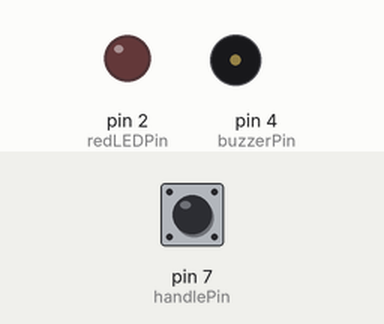
Recording of a sketch running on a simulated Arduino Uno, built with avr-gcc and run on an emulated ATmega328P. On the bench: output pins drawn as LEDs (lit = HIGH), buzzer (waves = sounding). Inputs (shaded band) come from the test bench; at power-on: pin 7 (handlePin) HIGH. Pins used as bus, display or sensor lines are not drawn.

Above: at 1.2 s.
1.3 s: pin 7 (handlePin) pulled LOW for 1 s
At 1.54 s:
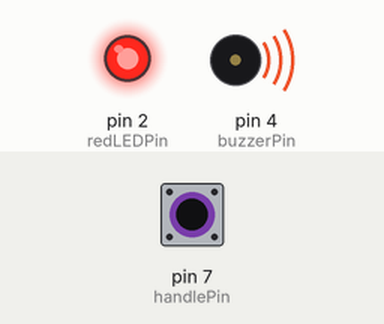
3.8 s: pin 7 (handlePin) pulled LOW for 3.2 s
At 7.5 s:
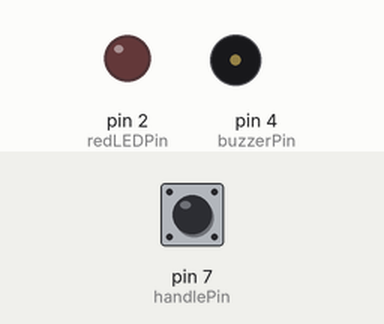
Timing chart, 0 to 9.0 s (numbered marks = the images above; inputs shaded):
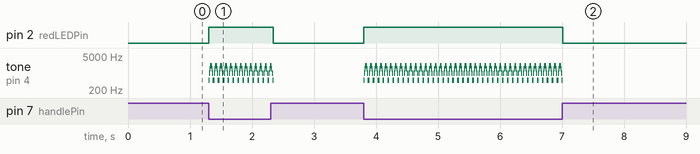

Measured:
- after the input at 1.3 s, pin 2 (redLEDPin): LOW → HIGH at once, → LOW 1.0 s later; tone on pin 4 (buzzerPin): silent → 500 Hz at once, then repeats every 0.08 s: 1000 Hz 0.01 s, 1500 Hz 0.01 s, 2000 Hz 0.02 s, 1500 Hz 0.01 s, 1000 Hz 0.01 s, 500 Hz 0.02 s, until it stays silent from 2.3 s
- after the input at 3.8 s, pin 2 (redLEDPin): LOW → HIGH at once, → LOW 3.2 s later; tone on pin 4 (buzzerPin): silent → 500 Hz at once, then repeats every 0.08 s: 1000 Hz 0.01 s, 1500 Hz 0.01 s, 2000 Hz 0.02 s, 1500 Hz 0.01 s, 1000 Hz 0.01 s, 500 Hz 0.02 s, until it stays silent from 7.0 s

The sketch:

buzz_final.ino
```cpp
int buzzerPin = 4;  // Pin for the buzzer
int redLEDPin = 2;  // Pin for the red LED
int handlePin = 7;  // Pin for the handle
int minFrequency = 500; // Minimum frequency of the siren
int maxFrequency = 2000; // Maximum frequency of the siren
int frequencyStep = 500; // Frequency step for changing the tone
int delayTime = 10; // Delay time between frequency steps

void setup() {
  pinMode(buzzerPin, OUTPUT);
  pinMode(redLEDPin, OUTPUT);
  pinMode(handlePin, INPUT_PULLUP);
}

void loop() {
  if (digitalRead(handlePin) == LOW) {
      // Maze loop touched
      digitalWrite(buzzerPin, HIGH);
      digitalWrite(redLEDPin, HIGH);
      playSiren();

    } else {
      // Handle touched but not the maze loop
      digitalWrite(buzzerPin, LOW);
      digitalWrite(redLEDPin, LOW);
    }
}
void playSiren() {
  // Increase frequency
  for (int frequency = minFrequency; frequency <= maxFrequency; frequency += frequencyStep) {
    tone(buzzerPin, frequency, delayTime);
    delay(delayTime);
  }

  // Decrease frequency
  for (int frequency = maxFrequency; frequency >= minFrequency; frequency -= frequencyStep) {
    tone(buzzerPin, frequency, delayTime);
    delay(delayTime);
  }

  noTone(buzzerPin); // Stop the tone
}
```
